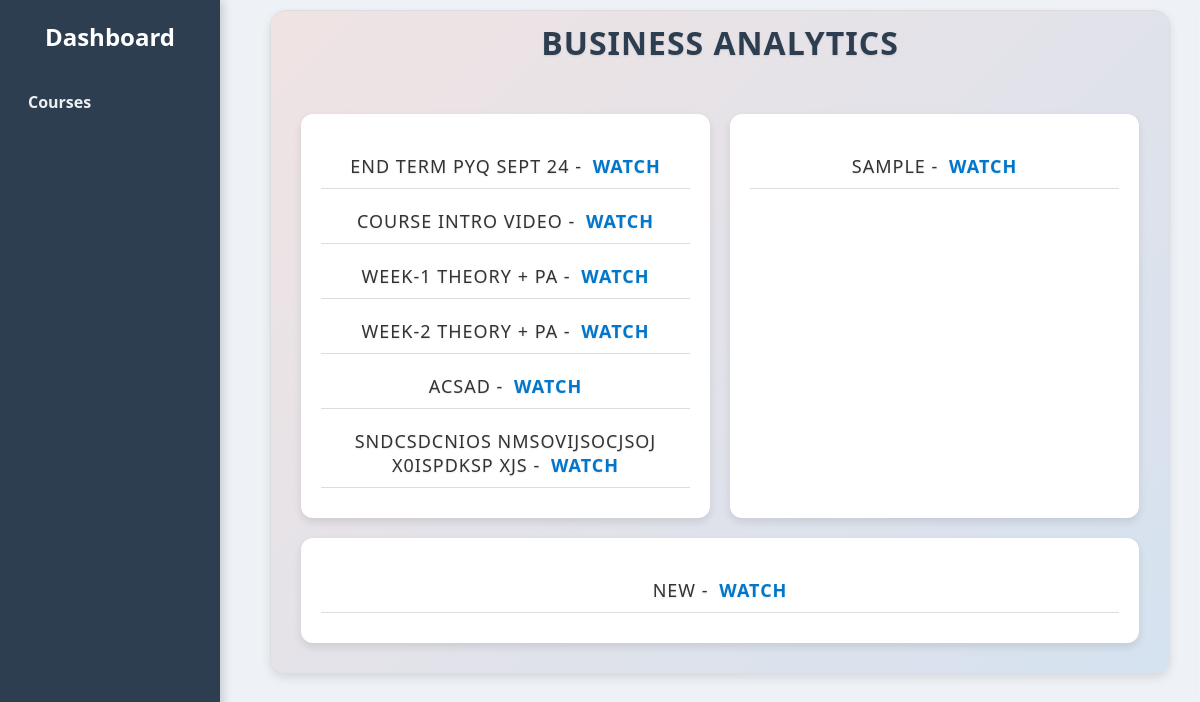
The page /course/1 on the database as committed earlier.
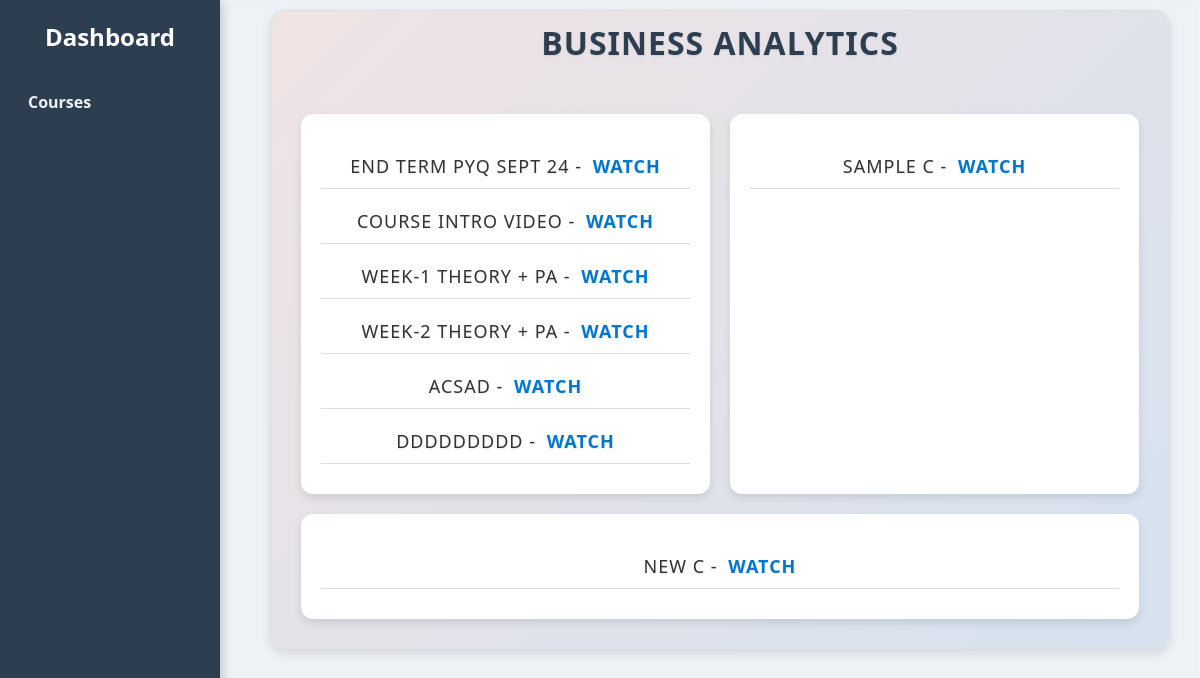
The same page on the database as committed later.
### tables this page shows
CREATE TABLE pyqs (
            id INTEGER PRIMARY KEY AUTOINCREMENT,
            course_id INTEGER NOT NULL,
            name TEXT NOT NULL,
            yt_link TEXT, watch_count INTEGER DEFAULT 0,
            FOREIGN KEY (course_id) REFERENCES courses(id)
        );

CREATE TABLE notes (
            id INTEGER PRIMARY KEY AUTOINCREMENT,
            course_id INTEGER NOT NULL,
            name TEXT NOT NULL,
            yt_link TEXT, watch_count INTEGER DEFAULT 0,
            FOREIGN KEY (course_id) REFERENCES courses(id)
        );

CREATE TABLE assignments (
            id INTEGER PRIMARY KEY AUTOINCREMENT,
            course_id INTEGER NOT NULL,
            name TEXT NOT NULL,
            yt_link TEXT, watch_count INTEGER DEFAULT 0,
            FOREIGN KEY (course_id) REFERENCES courses(id)
        );

### app.py (the view)
@app.route('/course/<int:course_id>')
def course_detail(course_id):
    conn = sqlite3.connect('database.db')
    c = conn.cursor()
    c.execute('SELECT name FROM courses WHERE id=?', (course_id,))
    course = c.fetchone()
    c.execute('SELECT id, name, yt_link, watch_count FROM pyqs WHERE course_id=?', (course_id,))
    pyqs = c.fetchall()
    c.execute('SELECT id, name, yt_link, watch_count FROM notes WHERE course_id=?', (course_id,))
    notes = c.fetchall()
    c.execute('SELECT id, name, yt_link, watch_count FROM assignments WHERE course_id=?', (course_id,))
    assignments = c.fetchall()
    conn.close()
    if course:
        admin_mode = session.get('admin_mode', False)
        return render_template('course_detail.html',
                               course_id=course_id,
                               course_name=course[0],
                               pyqs=pyqs,
                               notes=notes,
                               assignments=assignments,
                               admin_mode=admin_mode)
    else:
        return "Course not found"

### templates/course_detail.html (shortened to what this page needs)
<!DOCTYPE html>
<html lang="en">
<head>
    <link rel="stylesheet" href="{{ url_for('static', filename='style.css') }}">
</head>
<body>
<div class="sidebar">
    <h2>Dashboard</h2>
    <a href="{{ url_for('course_view') }}">Courses</a>
</div>
<div class="main-content">
    <div class="container">
        <h1>{{ course_name }}</h1>
        <div class="boxes">
            <div class="box">
                {% if pyqs %}
                    <ul class="item-list">
                        {% for pyq in pyqs %}
                            <li>
                                {{ pyq[1] }}
                                {% if pyq[2] %}
                                    - <a href="{{ url_for('increment_watch', pyq_id=pyq[0]) }}" target="_blank" class="watch-link">
                                        {% if admin_mode %}
                                            <span class="eye-icon">👁️</span> ({{ pyq[3] }})
                                        {% else %}
                                            Watch
                                        {% endif %}
                                      </a>
                                {% endif %}
                            </li>
                        {% endfor %}
                    </ul>
                {% else %}
                    <p>No PYQs available.</p>
                {% endif %}
            </div>
            <div class="box">
                {% if notes %}
                    <ul class="item-list">
                        {% for note in notes %}
                            <li>
                                {{ note[1] }}
                                {% if note[2] %}
                                    - <a href="{{ url_for('increment_watch_note', note_id=note[0]) }}" target="_blank" class="watch-link">
                                        {% if admin_mode %}
                                            <span class="eye-icon">👁️</span> ({{ note[3]|default(0) }})
                                        {% else %}
                                            Watch
                                        {% endif %}
                                      </a>
                                {% endif %}
                            </li>
                        {% endfor %}
                    </ul>
                {% else %}
                    <p>No Notes available.</p>
                {% endif %}
            </div>
            <div class="box">
                {% if assignments %}
                    <ul class="item-list">
                        {% for assignment in assignments %}
                            <li>
                                {{ assignment[1] }}
                                {% if assignment[2] %}
                                    - <a href="{{ url_for('increment_watch_assignment', assignment_id=assignment[0]) }}" target="_blank" class="watch-link">
                                        {% if admin_mode %}
                                            <span class="eye-icon">👁️</span> ({{ assignment[3]|default(0) }})
                                        {% else %}
                                            Watch
                                        {% endif %}
                                      </a>
                                {% endif %}
                            </li>
                        {% endfor %}
                    </ul>
                {% else %}
                    <p>No Assignments available.</p>
                {% endif %}
            </div>
        </div>
    </div>
</div>
</body>
</html>

Rows that differ between the two databases and show on the page:
changed pyqs: name "SNDCSDCNIOS NMSOVIJSOCJSOJ X0ISPDKSP XJS" → "DDDDDDDDD"
changed notes: name "SAMPLE" → "SAMPLE C"
changed assignments: name "NEW" → "NEW C"
